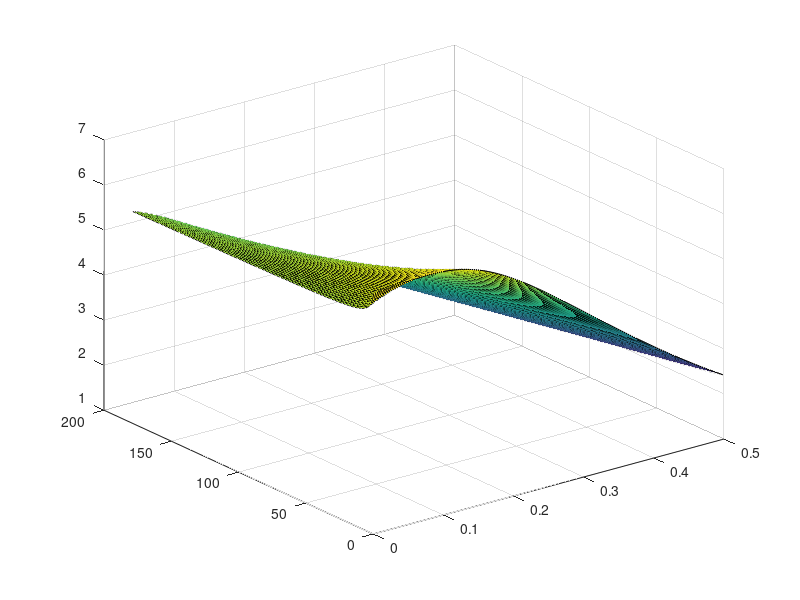

MATLAB code for this plot:
D=[40 80 160]';
a=[0 0.2 0.5]';

sigma=[7.623625 2.489 1.9473 ; 6.102667 2.83667 1.2539 ;5.9329 2.5003 0.96689];

%plot(D,sigma,'*');
%x = zeros(1,180);
z = zeros(180,180);
%t = 21:200;
Gf=80;
cf=0.0277;
r=0.5;
k=115;
lp=0.00205;

for i=1:180
    for j=1:180
        x=j/360;
        d=i/1000;
        
        E=40311000000;
        
        f=1.9-x*(-0.089+0.603*(1-x)-0.441*(1-x)^2+1.223*(1-x)^3);
        ff=f*sqrt(x)/(1+2*x)/(1-x)^(1.5);
        
        g=ff^2;
        
        gp=1/((1-x)^3*(1+2*x)^2)*2*x^1*(0.089-0.603*(1-x)+0.441*(1-x)^2-1.223*(1-x)^3-(-0.603+0.882*(1-x)-3.669*(1-x)^2)*x)*(1.9-(-0.089+0.603*(1-x)-0.441*(1-x)^2+1.223*(1-x)^3)*x)-(4*x^1*(1.9-(-0.089+0.603*(1-x)-0.441*(1-x)^2+1.223*(1-x)^3)*x)^2)/((1-x)^3*(1+2*x)^3)+(1*(1.9-(-0.089+0.603*(1-x)-0.441*(1-x)^2+1.223*(1-x)^3)*x)^2)/((1-x)^3*(1+2*x)^2)+(3*x^1*(1.9-(-0.089+0.603*(1-x)-0.441*(1-x)^2+1.223*(1-x)^3)*x)^2)/((1-x)^4*(1+2*x)^2);
       
        gpp=(2*x^1*(0.089-0.603*(1-x)+0.441*(1-x)^2-1.223*(1-x)^3-(-0.603+0.882*(1-x)-3.669*(1-x)^2)*x)^2)/((1-x)^3*(1+2*x)^2)+1/((1-x)^3*(1+2*x)^2)*2*x^1*(1.206-1.764*(1-x)+7.338*(1-x)^2-(-0.882+7.338*(1-x))*x)*(1.9-(-0.089+0.603*(1-x)-0.441*(1-x)^2+1.223*(1-x)^3)*x)-1/((1-x)^3*(1+2*x)^3)*16*x^1*(0.089-0.603*(1-x)+0.441*(1-x)^2-1.223*(1-x)^3-(-0.603+0.882*(1-x)-3.669*(1-x)^2)*x)*(1.9-(-0.089+0.603*(1-x)-0.441*(1-x)^2+1.223*(1-x)^3)*x)+1/((1-x)^3*(1+2*x)^2)*4*(0.089-0.603*(1-x)+0.441*(1-x)^2-1.223*(1-x)^3-(-0.603+0.882*(1-x)-3.669*(1-x)^2)*x)*(1.9-(-0.089+0.603*(1-x)-0.441*(1-x)^2+1.223*(1-x)^3)*x)+1/((1-x)^4*(1+2*x)^2)*12*x^1*(0.089-0.603*(1-x)+0.441*(1-x)^2-1.223*(1-x)^3-(-0.603+0.882*(1-x)-3.669*(1-x)^2)*x)*(1.9-(-0.089+0.603*(1-x)-0.441*(1-x)^2+1.223*(1-x)^3)*x)+(24*x^1*(1.9-(-0.089+0.603*(1-x)-0.441*(1-x)^2+1.223*(1-x)^3)*x)^2)/((1-x)^3*(1+2*x)^4)-(8*(1.9-(-0.089+0.603*(1-x)-0.441*(1-x)^2+1.223*(1-x)^3)*x)^2)/((1-x)^3*(1+2*x)^3)-(24*x^1*(1.9-(-0.089+0.603*(1-x)-0.441*(1-x)^2+1.223*(1-x)^3)*x)^2)/((1-x)^4*(1+2*x)^3)+(6*(1.9-(-0.089+0.603*(1-x)-0.441*(1-x)^2+1.223*(1-x)^3)*x)^2)/((1-x)^4*(1+2*x)^2)+(12*x^1*(1.9-(-0.089+0.603*(1-x)-0.441*(1-x)^2+1.223*(1-x)^3)*x)^2)/((1-x)^5*(1+2*x)^2);
        
        z(i,j) = sqrt(E*Gf/(gp*cf+g*d))*(1-r*cf^2*gpp*exp(-k*x^2)/4/(lp+d)*(g*d+gp*cf))^(1/r)/1000000;
        
    end
end

%x = Points(:,1);
%y = Points(:,2);
%z = Points(:,3);
x = [0.00277777777777777777777 : 0.00277777777777777777777 : 0.5]';
y = [1 : 180]';



surf(x,y,z)

% or simply:
hold on
%surf(Points(:,1),Points(:,2),Points(:,3))
%surf(a,D,sigma);
%surf(a,D,sigma,'*')
%hold all
%plot(t,y);
%grid on
%hold off